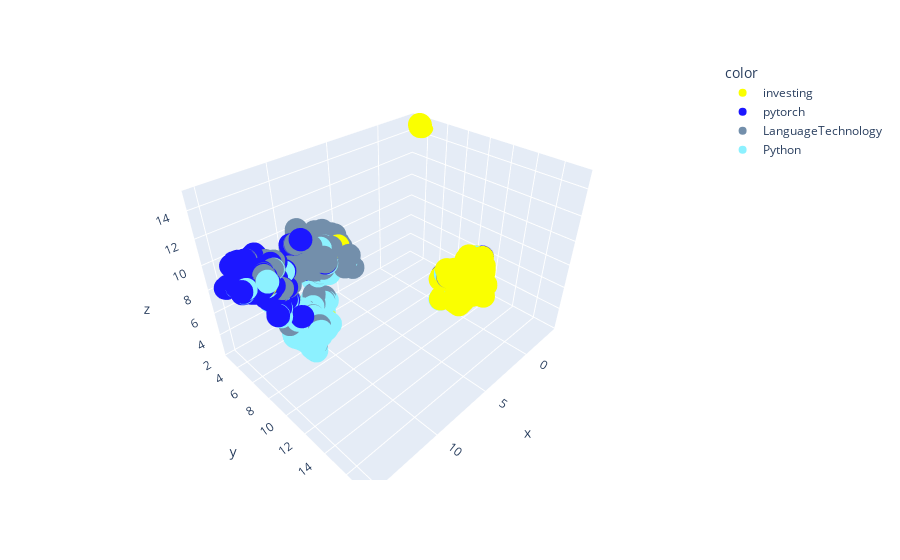

The code cell stored with this chart in its notebook:
### Markdown cell above
### Comment

- From the visualization above, the model (dimensionality reduction) performs best when `3 <= n_neighbors <= 5`.
- I'll use `n_neighbors=3` and `min_dist=0.05`

### Code cell
import plotly.express as px


palette: list[str] = ["#FAFF00", "#1C17FF", "#738FAB", "#8CF1FF"]
fit = umap.UMAP(
    n_neighbors=4,
    n_components=3,  # N dims
    min_dist=0.05,
)
u = fit.fit_transform(vectors)

fig = px.scatter_3d(
    x=u[:, 0],
    y=u[:, 1],
    z=u[:, 2],
    color=data["sub"],
    custom_data=[data["sub"], data["title"]],
    color_discrete_sequence=palette,
)
fig.update_traces(
    hovertemplate="\n".join(
        [
            "sub: %{customdata[1]}",
            "title: %{customdata[0]}",
        ]
    )
)

### Figure 1 — Plotly figure (JSON) as saved in the notebook; plotly's stock layout.template omitted (floating-point values rounded to 4 significant figures; data arrays with more than 128 entries replaced by an {"elided": "..."} marker saying what was removed)
{"data": [{"customdata": {"elided": "947x2 str values"}, "hovertemplate": "sub: %{customdata[1]}\ntitle: %{customdata[0]}", "legendgroup": "investing", "marker": {"color": "#FAFF00", "symbol": "circle"}, "mode": "markers", "name": "investing", "scene": "scene", "showlegend": true, "type": "scatter3d", "x": {"elided": "947 float values"}, "y": {"elided": "947 float values"}, "z": {"elided": "947 float values"}}, {"customdata": {"elided": "757x2 str values"}, "hovertemplate": "sub: %{customdata[1]}\ntitle: %{customdata[0]}", "legendgroup": "pytorch", "marker": {"color": "#1C17FF", "symbol": "circle"}, "mode": "markers", "name": "pytorch", "scene": "scene", "showlegend": true, "type": "scatter3d", "x": {"elided": "757 float values"}, "y": {"elided": "757 float values"}, "z": {"elided": "757 float values"}}, {"customdata": {"elided": "804x2 str values"}, "hovertemplate": "sub: %{customdata[1]}\ntitle: %{customdata[0]}", "legendgroup": "LanguageTechnology", "marker": {"color": "#738FAB", "symbol": "circle"}, "mode": "markers", "name": "LanguageTechnology", "scene": "scene", "showlegend": true, "type": "scatter3d", "x": {"elided": "804 float values"}, "y": {"elided": "804 float values"}, "z": {"elided": "804 float values"}}, {"customdata": {"elided": "610x2 str values"}, "hovertemplate": "sub: %{customdata[1]}\ntitle: %{customdata[0]}", "legendgroup": "Python", "marker": {"color": "#8CF1FF", "symbol": "circle"}, "mode": "markers", "name": "Python", "scene": "scene", "showlegend": true, "type": "scatter3d", "x": {"elided": "610 float values"}, "y": {"elided": "610 float values"}, "z": {"elided": "610 float values"}}], "layout": {"legend": {"title": {"text": "color"}, "tracegroupgap": 0}, "margin": {"t": 60}, "scene": {"domain": {"x": [0, 1], "y": [0, 1]}, "xaxis": {"title": {"text": "x"}}, "yaxis": {"title": {"text": "y"}}, "zaxis": {"title": {"text": "z"}}}}}
